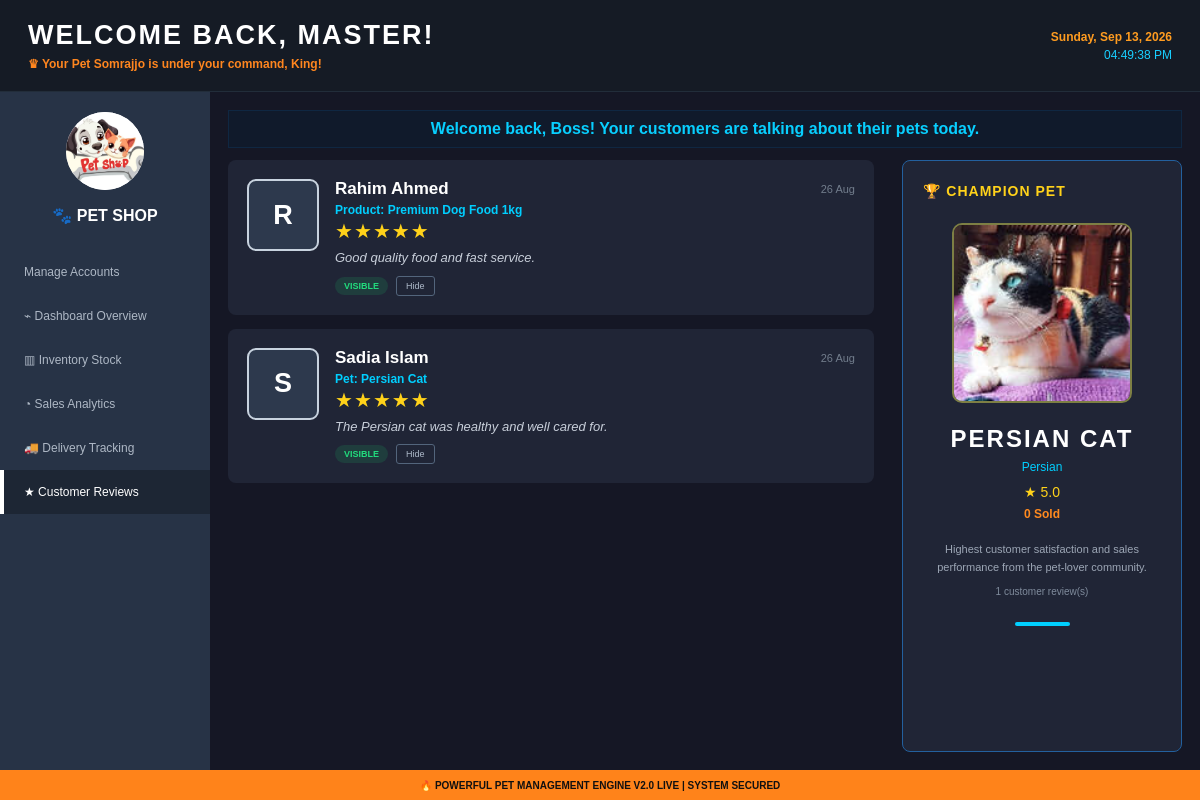
Screenshot of /index.php?page=admin/customer_reviews (signed in) with the database file from the repository.
### tables this page shows
CREATE TABLE `reviews` (
  `review_id` int(11) NOT NULL,
  `customer_id` int(11) NOT NULL,
  `item_type` enum('pet','product') NOT NULL,
  `item_id` int(11) NOT NULL,
  `rating` int(11) NOT NULL,
  `comment` text DEFAULT NULL,
  `status` enum('Visible','Hidden') DEFAULT 'Visible',
  `created_at` timestamp NOT NULL DEFAULT current_timestamp()
);

CREATE TABLE `users` (
  `user_id` int(11) NOT NULL,
  `full_name` varchar(100) NOT NULL,
  `username` varchar(50) NOT NULL,
  `email` varchar(100) NOT NULL,
  `phone` varchar(20) DEFAULT NULL,
  `gender` enum('Male','Female','Other') DEFAULT NULL,
  `password` varchar(255) NOT NULL,
  `role` enum('admin','customer','doctor','delivery') NOT NULL,
  `profile_image` varchar(255) DEFAULT 'default.png',
  `address` text DEFAULT NULL,
  `status` enum('active','inactive') DEFAULT 'active',
  `created_at` timestamp NOT NULL DEFAULT current_timestamp(),
  `updated_at` timestamp NOT NULL DEFAULT current_timestamp() ON UPDATE current_timestamp()
);

CREATE TABLE `pets` (
  `pet_id` int(11) NOT NULL,
  `category_id` int(11) NOT NULL,
  `pet_name` varchar(100) NOT NULL,
  `breed` varchar(100) NOT NULL,
  `age` varchar(30) DEFAULT NULL,
  `gender` enum('Male','Female','Mixed') DEFAULT 'Mixed',
  `color` varchar(50) DEFAULT NULL,
  `weight` varchar(30) DEFAULT NULL,
  `price` decimal(10,2) NOT NULL,
  `stock` int(11) NOT NULL DEFAULT 0,
  `health_status` enum('Healthy','Under Treatment') DEFAULT 'Healthy',
  `vaccination_status` enum('Vaccinated','Not Vaccinated') DEFAULT 'Vaccinated',
  `image` varchar(255) DEFAULT 'default_pet.jpg',
  `description` text DEFAULT NULL,
  `status` enum('Available','Out of Stock') DEFAULT 'Available',
  `created_at` timestamp NOT NULL DEFAULT current_timestamp()
);

### controllers/admin_customer_reviews_controller.php (called while the page is built, shortened)
<?php
require_once __DIR__ . '/../helpers/helpers.php';
require_once __DIR__ . '/../models/admin_model.php';
function admin_customer_reviews_controller($conn) {
    $data = admin_reviews_data($conn);
    $reviews = $data["reviews"];
    $champion_pet = $data["champion_pet"];
    require __DIR__ . '/../views/admin/customer_reviews.php';
}

### helpers/helpers.php (called while the page is built, shortened)
<?php
function route_url($page, $query = "") {
    $directory = str_replace("\\", "/", dirname($_SERVER["SCRIPT_NAME"]));
    $role = basename($directory);
    $url = rtrim($directory, "/") . "/index.php?page=" . urlencode($page);
    return $url;
}

### models/admin_model.php (called while the page is built, shortened)
<?php
function admin_reviews_data($conn) {
    $reviews = [];
    $sql = "SELECT
                r.review_id,
                r.item_type,
                r.item_id,
                r.rating,
                r.comment,
                r.status,
                r.created_at,
                u.full_name AS customer_name,
                CASE
                    WHEN r.item_type = 'pet' THEN p.pet_name
                    WHEN r.item_type = 'product' THEN pr.product_name
                END AS item_name
            FROM reviews r
            JOIN users u ON r.customer_id = u.user_id
            LEFT JOIN pets p ON r.item_type = 'pet' AND r.item_id = p.pet_id
            LEFT JOIN products pr ON r.item_type = 'product' AND r.item_id = pr.product_id
            ORDER BY r.created_at DESC";
    $result = mysqli_query($conn, $sql);
    if ($result) {
        while ($row = mysqli_fetch_assoc($result)) {
            $reviews[] = $row;
        }
    }
    $champion_pet = null;
    $champion_sql = "SELECT
                        p.pet_id,
                        p.pet_name,
                        p.breed,
                        p.image,
                        COALESCE(rv.average_rating, 0) AS average_rating,
                        COALESCE(rv.total_reviews, 0) AS total_reviews,
                        COALESCE(sl.total_sold, 0) AS total_sold
                     FROM pets p
                     LEFT JOIN (
                        SELECT
                            item_id,
                            ROUND(AVG(rating), 1) AS average_rating,
                            COUNT(*) AS total_reviews
                        FROM reviews
                        WHERE item_type = 'pet' AND status = 'Visible'
                        GROUP BY item_id
                     ) rv ON p.pet_id = rv.item_id
                     LEFT JOIN (
                        SELECT
                            oi.item_id,
                            SUM(oi.quantity) AS total_sold
                        FROM order_items oi
                        JOIN orders o ON oi.order_id = o.order_id
                        WHERE oi.item_type = 'pet' AND o.payment_status = 'Paid'
                        GROUP BY oi.item_id
                     ) sl ON p.pet_id = sl.item_id
                     WHERE rv.total_reviews > 0
                     ORDER BY rv.average_rating DESC, sl.total_sold DESC, rv.total_reviews DESC
                     LIMIT 1";
    $champion_result = mysqli_query($conn, $champion_sql);
    if ($champion_result && mysqli_num_rows($champion_result) > 0) {
        $champion_pet = mysqli_fetch_assoc($champion_result);
    }
    return [
        "reviews" => $reviews,
        "champion_pet" => $champion_pet
    ];
}

### views/admin/customer_reviews.php (the view, shortened to what this page needs)
<!DOCTYPE html>
<html lang="en">
<head>
    <link rel="stylesheet" href="../assets/css/admin-reviews.css">
</head>
<body>
<div class="admin-page">
    <header class="top-header">
        <div>
            <h1>WELCOME BACK, MASTER!</h1>
            <p>♛ Your Pet Somrajjo is under your command, King!</p>
        </div>
        <div class="date-time">
            <div id="currentDate"></div>
            <div id="currentTime"></div>
        </div>
    </header>
    <div class="admin-layout">
        <aside class="sidebar">
            <div class="logo-area">
                <img src="../assets/images/petLogo.jpeg" alt="Pet Shop">
                <h3>🐾 PET SHOP</h3>
            </div>
            <nav>
                <a href="<?php echo htmlspecialchars(route_url("admin/dashboard")); ?>">Manage Accounts</a>
                <a href="<?php echo htmlspecialchars(route_url("admin/dashboard_overview")); ?>">⌁ Dashboard Overview</a>
                <a href="<?php echo htmlspecialchars(route_url("admin/inventory")); ?>">▥ Inventory Stock</a>
                <a href="<?php echo htmlspecialchars(route_url("admin/sales_analytics")); ?>">◔ Sales Analytics</a>
                <a href="<?php echo htmlspecialchars(route_url("admin/delivery_tracking")); ?>">🚚 Delivery Tracking</a>
                <a href="<?php echo htmlspecialchars(route_url("admin/customer_reviews")); ?>" class="active">★ Customer Reviews</a>
            </nav>
        </aside>
        <main class="main-content">
            <div class="welcome-strip">
                Welcome back, Boss! Your customers are talking about their pets today.
            </div>
            <div class="reviews-layout">
                <section class="reviews-column">
                    <?php if (count($reviews) > 0): ?>
                        <?php foreach ($reviews as $review): ?>
                            <div class="review-card">
                                <div class="review-avatar">
                                    <?php echo strtoupper(substr($review["customer_name"], 0, 1)); ?>
                                </div>
                                <div class="review-info">
                                    <div class="review-title">
                                        <h3><?php echo htmlspecialchars($review["customer_name"]); ?></h3>
                                        <span><?php echo date("d M", strtotime($review["created_at"])); ?></span>
                                    </div>
                                    <p class="review-product">
                                        <?php echo ucfirst($review["item_type"]); ?>:
                                        <?php echo htmlspecialchars($review["item_name"] ?? "Unknown Item"); ?>
                                    </p>
                                    <div class="stars">
                                        <?php
                                        foreach ([1, 2, 3, 4, 5] as $i) {
                                            echo $i <= $review["rating"] ? "★" : "☆";
                                        }
                                        ?>
                                    </div>
                                    <p class="review-comment">
                                        <?php echo htmlspecialchars($review["comment"] ?: "No written comment."); ?>
                                    </p>
                                    <div class="review-bottom">
                                        <span class="review-status <?php echo strtolower($review["status"]); ?>">
                                            <?php echo htmlspecialchars($review["status"]); ?>
                                        </span>
                                        <form method="POST">
                                            <?php if ($review["status"] === "Visible"): ?>
                                                <button type="submit" name="update_review_status">Hide</button>
                                            <?php else: ?>
                                                <input type="hidden" name="status" value="Visible">
                                                <button type="submit" name="update_review_status">Show</button>
                                            <?php endif; ?>
                                        </form>
                                    </div>
                                </div>
                            </div>
                        <?php endforeach; ?>
                    <?php else: ?>
                        <div class="empty-reviews">
                            No customer reviews available.
                        </div>
                    <?php endif; ?>
                </section>
                <aside class="champion-panel">
                    <h3>🏆 CHAMPION PET</h3>
                    <?php if ($champion_pet): ?>
                        <?php
                        $champion_image = trim($champion_pet["image"] ?? "");
                        ?>
                        <div class="champion-image">
                            <img
                                src="../assets/uploads/pets/<?php echo htmlspecialchars($champion_image); ?>"
                                onerror="this.onerror=null; this.src='../assets/uploads/pets/default_pet.jpg';"
                                alt="<?php echo htmlspecialchars($champion_pet["pet_name"]); ?>"
                            >
                        </div>
                        <h2><?php echo strtoupper(htmlspecialchars($champion_pet["pet_name"])); ?></h2>
                        <p class="champion-breed">
                            <?php echo htmlspecialchars($champion_pet["breed"]); ?>
                        </p>
                        <div class="champion-stars">
                            ★ <?php echo number_format((float)$champion_pet["average_rating"], 1); ?>
                        </div>
                        <div class="champion-sales">
                            <?php echo (int)$champion_pet["total_sold"]; ?> Sold
                        </div>
                        <p class="champion-text">
                            Highest customer satisfaction and sales performance from the pet-lover community.
                        </p>
                        <small>
                            <?php echo (int)$champion_pet["total_reviews"]; ?> customer review(s)
                        </small>
                        <div class="champion-line"></div>
                    <?php endif; ?>
                </aside>
            </div>
        </main>
    </div>
    <footer>
        🔥 POWERFUL PET MANAGEMENT ENGINE V2.0 LIVE | SYSTEM SECURED
    </footer>
</div>
</body>
</html>

### rows the page displays
reviews: customer.full_name "R", customer.full_name "Rahim Ahmed", created_at "26 Aug", item_type "Product", item_name "Premium Dog Food 1kg", comment "Good quality food and fast service.", status "VISIBLE", shows "Hide"
reviews: customer.full_name "S", customer.full_name "Sadia Islam", created_at "26 Aug", item_type "Pet", item_name "Persian Cat", comment "The Persian cat was healthy and well cared for.", status "VISIBLE", shows "Hide"
pets: image (placeholder picture), pet_name "PERSIAN CAT", breed "Persian"

### other values shown
$champion_pet["average_rating"] "5.0"
$champion_pet["total_sold"] "0"
$champion_pet["total_reviews"] "1"
